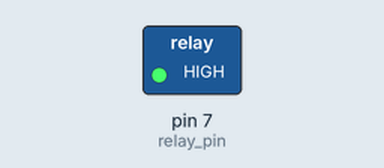
Bench run of a sketch on a simulated Arduino Uno, built with avr-gcc and run on an emulated ATmega328P. Parts: switched loads named in the sketch (green lamp = pin HIGH).

Above: at 0.1 s.
Timing chart, 0 to 1.6 s (numbered marks = the images above):
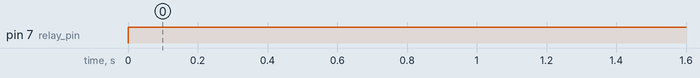

Measured:
- by itself, pin 7 (relay_pin): LOW → HIGH at 0.00 s

The sketch:

relay_module1.ino
```cpp
// C++ code
//
int relay_pin=7;
void setup()
{
 pinMode(relay_pin,OUTPUT);
}

void loop()
{
 digitalWrite(relay_pin,HIGH);
}
```
